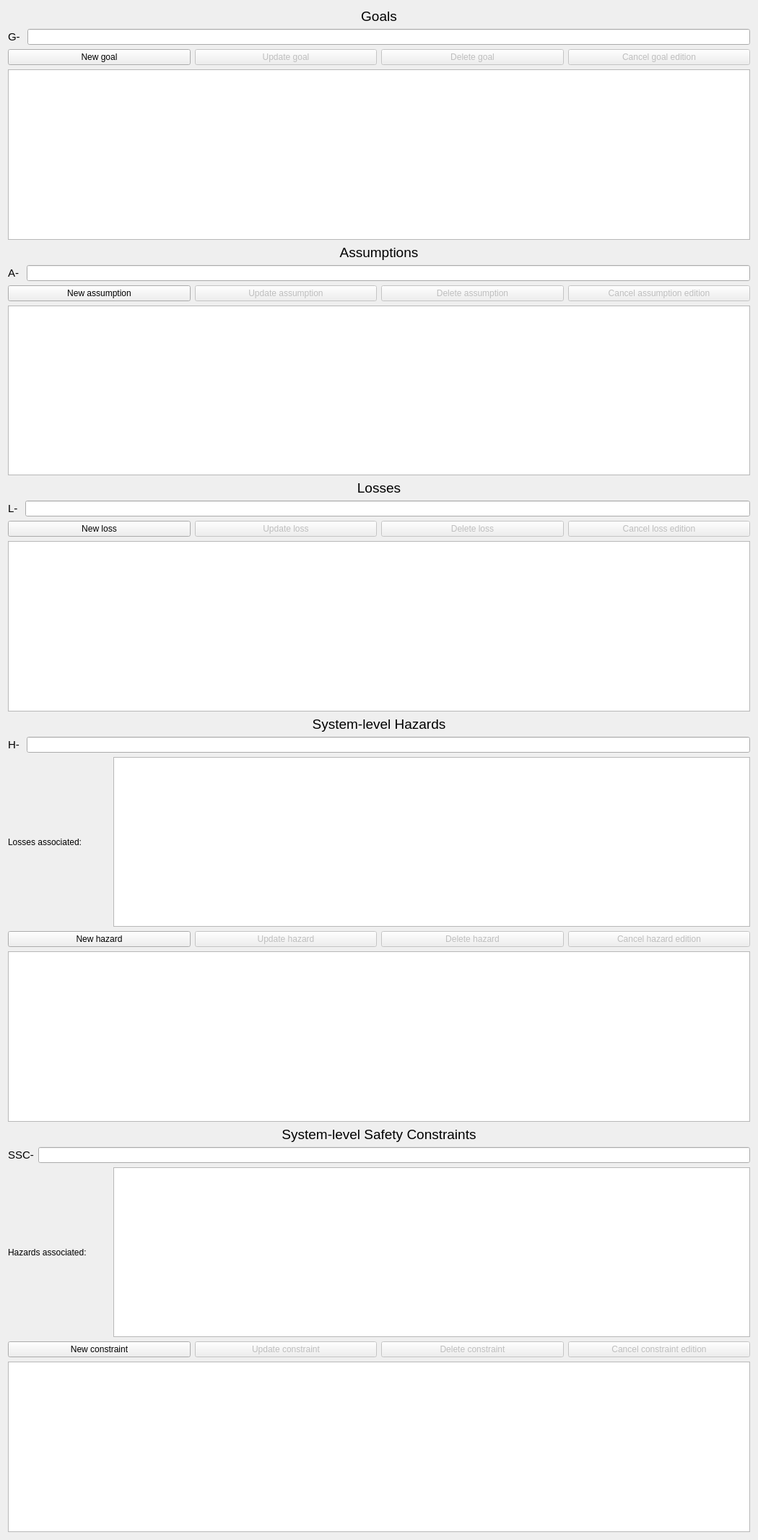
          <widget class="QWidget" name="scrollAreaWidgetContents">
           <property name="geometry">
            <rect>
             <x>0</x>
             <y>0</y>
             <width>1050</width>
             <height>2132</height>
            </rect>
           </property>
           <layout class="QGridLayout" name="gridLayout_3">
            <item row="0" column="0">
             <widget class="QLabel" name="label">
              <property name="font">
               <font>
                <pointsize>14</pointsize>
               </font>
              </property>
              <property name="text">
               <string>Goals</string>
              </property>
              <property name="textFormat">
               <enum>Qt::AutoText</enum>
              </property>
              <property name="alignment">
               <set>Qt::AlignCenter</set>
              </property>
             </widget>
            </item>
            <item row="1" column="0">
             <layout class="QHBoxLayout" name="horizontalLayout">
              <item>
               <widget class="QLabel" name="label_saf_goal_position">
                <property name="font">
                 <font>
                  <pointsize>11</pointsize>
                 </font>
                </property>
                <property name="text">
                 <string>G- </string>
                </property>
               </widget>
              </item>
              <item>
               <widget class="QLineEdit" name="lineedit_saf_goal"/>
              </item>
             </layout>
            </item>
            <item row="2" column="0">
             <layout class="QHBoxLayout" name="horizontalLayout_2">
              <item>
               <widget class="QPushButton" name="button_saf_new_goal">
                <property name="text">
                 <string>New goal</string>
                </property>
               </widget>
              </item>
              <item>
               <widget class="QPushButton" name="button_saf_update_goal">
                <property name="enabled">
                 <bool>false</bool>
                </property>
                <property name="text">
                 <string>Update goal</string>
                </property>
               </widget>
              </item>
              <item>
               <widget class="QPushButton" name="button_saf_delete_goal">
                <property name="enabled">
                 <bool>false</bool>
                </property>
                <property name="text">
                 <string>Delete goal</string>
                </property>
               </widget>
              </item>
              <item>
               <widget class="QPushButton" name="button_saf_cancel_goal">
                <property name="enabled">
                 <bool>false</bool>
                </property>
                <property name="text">
                 <string>Cancel goal edition</string>
                </property>
               </widget>
              </item>
             </layout>
            </item>
            <item row="3" column="0">
             <widget class="QListWidget" name="list_saf_goals">
              <property name="minimumSize">
               <size>
                <width>0</width>
                <height>150</height>
               </size>
              </property>
              <property name="alternatingRowColors">
               <bool>true</bool>
              </property>
              <property name="wordWrap">
               <bool>true</bool>
              </property>
             </widget>
            </item>
            <item row="4" column="0">
             <widget class="QLabel" name="label_2">
              <property name="font">
               <font>
                <pointsize>14</pointsize>
               </font>
              </property>
              <property name="text">
               <string>Assumptions</string>
              </property>
              <property name="alignment">
               <set>Qt::AlignCenter</set>
              </property>
             </widget>
            </item>
            <item row="5" column="0">
             <layout class="QHBoxLayout" name="horizontalLayout_3">
              <item>
               <widget class="QLabel" name="label_saf_assumption_position">
                <property name="font">
                 <font>
                  <pointsize>11</pointsize>
                 </font>
                </property>
                <property name="text">
                 <string>A- </string>
                </property>
               </widget>
              </item>
              <item>
               <widget class="QLineEdit" name="lineedit_saf_assumption"/>
              </item>
             </layout>
            </item>
            <item row="6" column="0">
             <layout class="QHBoxLayout" name="horizontalLayout_4">
              <item>
               <widget class="QPushButton" name="button_saf_new_assumption">
                <property name="text">
                 <string>New assumption</string>
                </property>
               </widget>
              </item>
              <item>
               <widget class="QPushButton" name="button_saf_update_assumption">
                <property name="enabled">
                 <bool>false</bool>
                </property>
                <property name="text">
                 <string>Update assumption</string>
                </property>
               </widget>
              </item>
              <item>
               <widget class="QPushButton" name="button_saf_delete_assumption">
                <property name="enabled">
                 <bool>false</bool>
                </property>
                <property name="text">
                 <string>Delete assumption</string>
                </property>
               </widget>
              </item>
              <item>
               <widget class="QPushButton" name="button_saf_cancel_assumption">
                <property name="enabled">
                 <bool>false</bool>
                </property>
                <property name="text">
                 <string>Cancel assumption edition</string>
                </property>
               </widget>
              </item>
             </layout>
            </item>
            <item row="7" column="0">
             <widget class="QListWidget" name="list_saf_assumptions">
              <property name="minimumSize">
               <size>
                <width>0</width>
                <height>150</height>
               </size>
              </property>
              <property name="alternatingRowColors">
               <bool>true</bool>
              </property>
              <property name="wordWrap">
               <bool>true</bool>
              </property>
             </widget>
            </item>
            <item row="8" column="0">
             <widget class="QLabel" name="label_3">
              <property name="font">
               <font>
                <pointsize>14</pointsize>
               </font>
              </property>
              <property name="text">
               <string>Losses</string>
              </property>
              <property name="alignment">
               <set>Qt::AlignCenter</set>
              </property>
             </widget>
            </item>
            <item row="9" column="0">
             <layout class="QHBoxLayout" name="horizontalLayout_8">
              <item>
               <widget class="QLabel" name="label_saf_loss_position">
                <property name="font">
                 <font>
                  <pointsize>11</pointsize>
                 </font>
                </property>
                <property name="text">
                 <string>L- </string>
                </property>
               </widget>
              </item>
              <item>
               <widget class="QLineEdit" name="lineedit_saf_loss"/>
              </item>
             </layout>
            </item>
            <item row="10" column="0">
             <layout class="QHBoxLayout" name="horizontalLayout_7">
              <item>
               <widget class="QPushButton" name="button_saf_new_loss">
                <property name="text">
                 <string>New loss</string>
                </property>
               </widget>
              </item>
              <item>
               <widget class="QPushButton" name="button_saf_update_loss">
                <property name="enabled">
                 <bool>false</bool>
                </property>
                <property name="text">
                 <string>Update loss</string>
                </property>
               </widget>
              </item>
              <item>
               <widget class="QPushButton" name="button_saf_delete_loss">
                <property name="enabled">
                 <bool>false</bool>
                </property>
                <property name="text">
                 <string>Delete loss</string>
                </property>
               </widget>
              </item>
              <item>
               <widget class="QPushButton" name="button_saf_cancel_loss">
                <property name="enabled">
                 <bool>false</bool>
                </property>
                <property name="text">
                 <string>Cancel loss edition</string>
                </property>
               </widget>
              </item>
             </layout>
            </item>
            <item row="11" column="0">
             <widget class="QListWidget" name="list_saf_losses">
              <property name="minimumSize">
               <size>
                <width>0</width>
                <height>150</height>
               </size>
              </property>
              <property name="alternatingRowColors">
               <bool>true</bool>
              </property>
              <property name="wordWrap">
               <bool>true</bool>
              </property>
             </widget>
            </item>
            <item row="12" column="0">
             <widget class="QLabel" name="label_4">
              <property name="font">
               <font>
                <pointsize>14</pointsize>
               </font>
              </property>
              <property name="text">
               <string>System-level Hazards</string>
              </property>
              <property name="alignment">
               <set>Qt::AlignCenter</set>
              </property>
             </widget>
            </item>
            <item row="13" column="0">
             <layout class="QHBoxLayout" name="horizontalLayout_10">
              <item>
               <widget class="QLabel" name="label_saf_hazard_position">
                <property name="font">
                 <font>
                  <pointsize>11</pointsize>
                 </font>
                </property>
                <property name="text">
                 <string>H- </string>
                </property>
               </widget>
              </item>
              <item>
               <widget class="QLineEdit" name="lineedit_saf_hazard"/>
              </item>
             </layout>
            </item>
            <item row="14" column="0">
             <layout class="QHBoxLayout" name="horizontalLayout_5">
              <item>
               <widget class="QLabel" name="label_6">
                <property name="minimumSize">
                 <size>
                  <width>140</width>
                  <height>0</height>
                 </size>
                </property>
                <property name="maximumSize">
                 <size>
                  <width>140</width>
                  <height>16777215</height>
                 </size>
                </property>
                <property name="text">
                 <string>Losses associated:</string>
                </property>
               </widget>
              </item>
              <item>
               <widget class="QListWidget" name="list_hazards_losses">
                <property name="autoFillBackground">
                 <bool>false</bool>
                </property>
                <property name="alternatingRowColors">
                 <bool>true</bool>
                </property>
                <property name="selectionMode">
                 <enum>QAbstractItemView::MultiSelection</enum>
                </property>
               </widget>
              </item>
             </layout>
            </item>
            <item row="15" column="0">
             <layout class="QHBoxLayout" name="horizontalLayout_9">
              <item>
               <widget class="QPushButton" name="button_saf_new_hazard">
                <property name="text">
                 <string>New hazard</string>
                </property>
               </widget>
              </item>
              <item>
               <widget class="QPushButton" name="button_saf_update_hazard">
                <property name="enabled">
                 <bool>false</bool>
                </property>
                <property name="text">
                 <string>Update hazard</string>
                </property>
               </widget>
              </item>
              <item>
               <widget class="QPushButton" name="button_saf_delete_hazard">
                <property name="enabled">
                 <bool>false</bool>
                </property>
                <property name="text">
                 <string>Delete hazard</string>
                </property>
               </widget>
              </item>
              <item>
               <widget class="QPushButton" name="button_saf_cancel_hazard">
                <property name="enabled">
                 <bool>false</bool>
                </property>
                <property name="text">
                 <string>Cancel hazard edition</string>
                </property>
               </widget>
              </item>
             </layout>
            </item>
            <item row="16" column="0">
             <widget class="QListWidget" name="list_saf_hazards">
              <property name="minimumSize">
               <size>
                <width>0</width>
                <height>150</height>
               </size>
              </property>
              <property name="alternatingRowColors">
               <bool>true</bool>
              </property>
              <property name="wordWrap">
               <bool>true</bool>
              </property>
             </widget>
            </item>
            <item row="17" column="0">
             <widget class="QLabel" name="label_5">
              <property name="font">
               <font>
                <pointsize>14</pointsize>
               </font>
              </property>
              <property name="text">
               <string>System-level Safety Constraints</string>
              </property>
              <property name="alignment">
               <set>Qt::AlignCenter</set>
              </property>
             </widget>
            </item>
            <item row="18" column="0">
             <layout class="QHBoxLayout" name="horizontalLayout_12">
              <item>
               <widget class="QLabel" name="label_saf_constraint_position">
                <property name="font">
                 <font>
                  <pointsize>11</pointsize>
                 </font>
                </property>
                <property name="text">
                 <string>SSC-</string>
                </property>
               </widget>
              </item>
              <item>
               <widget class="QLineEdit" name="lineedit_saf_constraint"/>
              </item>
             </layout>
            </item>
            <item row="19" column="0">
             <layout class="QHBoxLayout" name="horizontalLayout_23">
              <item>
               <widget class="QLabel" name="label_13">
                <property name="minimumSize">
                 <size>
                  <width>140</width>
                  <height>0</height>
                 </size>
                </property>
                <property name="maximumSize">
                 <size>
                  <width>140</width>
                  <height>16777215</height>
                 </size>
                </property>
                <property name="text">
                 <string>Hazards associated:</string>
                </property>
               </widget>
              </item>
              <item>
               <widget class="QListWidget" name="list_constraints_hazards">
                <property name="alternatingRowColors">
                 <bool>true</bool>
                </property>
                <property name="selectionMode">
                 <enum>QAbstractItemView::MultiSelection</enum>
                </property>
               </widget>
              </item>
             </layout>
            </item>
            <item row="20" column="0">
             <layout class="QHBoxLayout" name="horizontalLayout_11">
              <item>
               <widget class="QPushButton" name="button_saf_new_constraint">
                <property name="text">
                 <string>New constraint</string>
                </property>
               </widget>
              </item>
              <item>
               <widget class="QPushButton" name="button_saf_update_constraint">
                <property name="enabled">
                 <bool>false</bool>
                </property>
                <property name="text">
                 <string>Update constraint</string>
                </property>
               </widget>
              </item>
              <item>
               <widget class="QPushButton" name="button_saf_delete_constraint">
                <property name="enabled">
                 <bool>false</bool>
                </property>
                <property name="text">
                 <string>Delete constraint</string>
                </property>
               </widget>
              </item>
              <item>
               <widget class="QPushButton" name="button_saf_cancel_constraint">
                <property name="enabled">
                 <bool>false</bool>
                </property>
                <property name="text">
                 <string>Cancel constraint edition</string>
                </property>
               </widget>
              </item>
             </layout>
            </item>
            <item row="21" column="0">
             <widget class="QListWidget" name="list_saf_constraints">
              <property name="minimumSize">
               <size>
                <width>0</width>
                <height>150</height>
               </size>
              </property>
              <property name="alternatingRowColors">
               <bool>true</bool>
              </property>
              <property name="wordWrap">
               <bool>true</bool>
              </property>
             </widget>
            </item>
           </layout>
          </widget>
